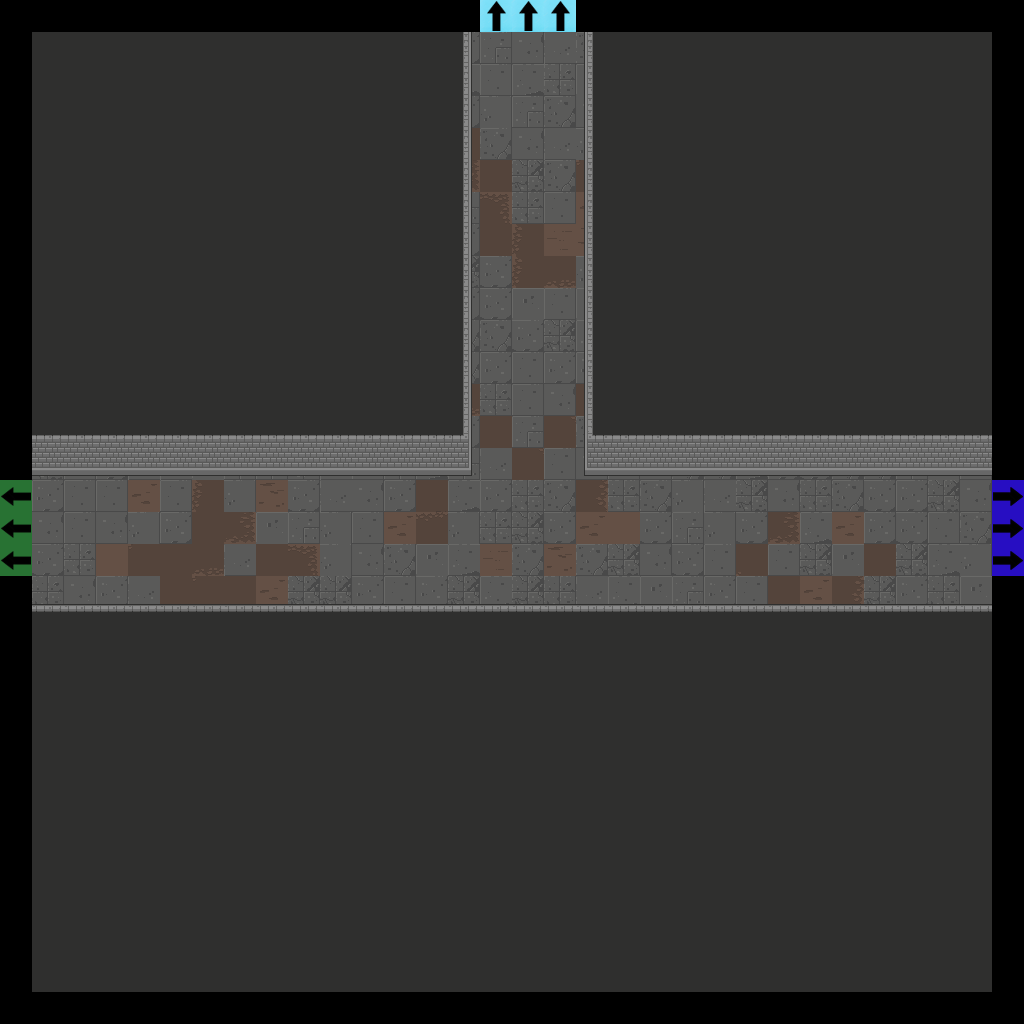

This game map was drawn from its Tiled (.tmx) file and the tilesets committed beside it. A one-line description and the trimmed map source follow:
An orthogonal 32x32 tile map with 32x32 px tiles, 7 tile layers (Floor, Walls, Doors, Pillars, ...), 2 tilesets.

<map version="1.2" tiledversion="2019.04.18" orientation="orthogonal" renderorder="right-down" width="32" height="32" tilewidth="32" tileheight="32" infinite="0" nextlayerid="22" nextobjectid="1">
 <tileset firstgid="1" source="Dungeon_Tileset_2.tsx" />
 <tileset firstgid="321" source="flags.tsx" />
 <layer id="15" name="Floor" width="32" height="32">
  <data>[1024 cells, 900 non-empty, 33 distinct tile ids]</data>
 </layer>
 <layer id="16" name="Walls" width="32" height="32">
  <data>[1024 cells, 768 non-empty, 11 distinct tile ids]</data>
 </layer>
 <layer id="17" name="Doors" width="32" height="32">
  <data>[1024 cells, 0 non-empty, 0 distinct tile ids]</data>
 </layer>
 <layer id="18" name="Pillars" width="32" height="32">
  <properties>
   <property name="unity:SortingLayer" value="Player" />
  </properties>
  <data>[1024 cells, 0 non-empty, 0 distinct tile ids]</data>
 </layer>
 <layer id="19" name="Candles" width="32" height="32">
  <data>[1024 cells, 0 non-empty, 0 distinct tile ids]</data>
 </layer>
 <layer id="20" name="Debris" width="32" height="32">
  <data>[1024 cells, 0 non-empty, 0 distinct tile ids]</data>
 </layer>
 <layer id="21" name="Flags" width="32" height="32">
  <data>[1024 cells, 9 non-empty, 3 distinct tile ids]</data>
 </layer>
</map>
